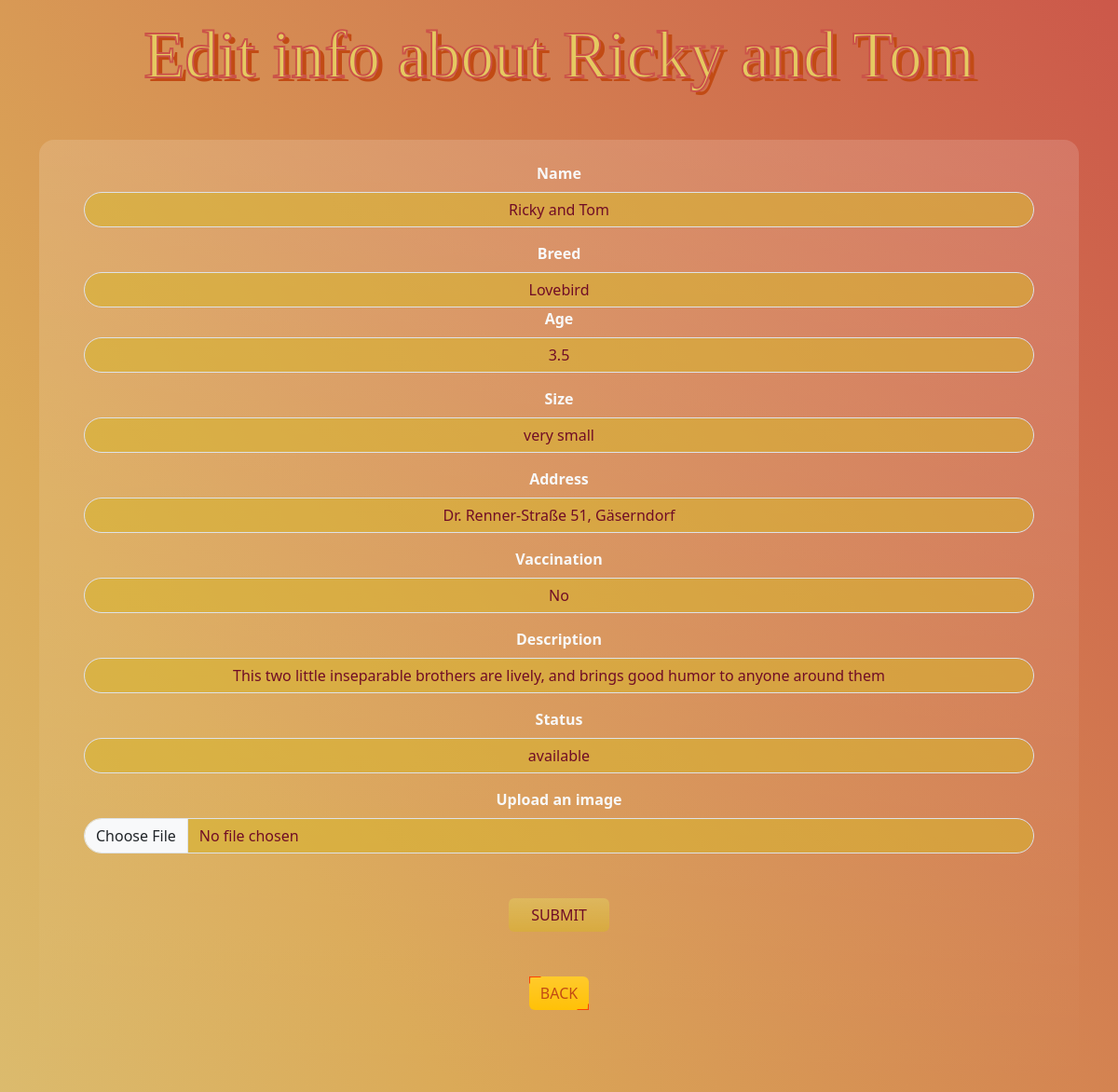
The page /admin/update.php?id=2 (signed in) on the database its author committed.
### tables this page shows
CREATE TABLE `animals` (
  `animalId` int(11) NOT NULL,
  `name` varchar(100) NOT NULL,
  `breed` varchar(50) NOT NULL,
  `image` varchar(255) DEFAULT NULL,
  `address_anim` varchar(100) NOT NULL,
  `description` text DEFAULT NULL,
  `size` varchar(10) NOT NULL,
  `age` decimal(2,1) DEFAULT NULL,
  `vaccinated` varchar(10) NOT NULL,
  `status_anim` varchar(15) NOT NULL
);

### admin/update.php (the view, shortened to what this page needs)
<?php
require_once "../components/db_connect.php";
$id = $_GET['id'];
$sql = "SELECT * FROM `animals` WHERE animalId = {$id}";
$result = mysqli_query($connect, $sql);
$row = mysqli_fetch_assoc($result);
?>
<!DOCTYPE html>
<html lang="en">
<head>
    <link href="https://cdn.jsdelivr.net/npm/bootstrap@5.3.3/dist/css/bootstrap.min.css" rel="stylesheet">
    <link rel="stylesheet" href="/style.css">
</head>
<body>
    <h1 class="text-center display-2 my-3"> Edit info about <?= $row['name'] ?></h1>
    <div class="container mt-5">
        <form method="POST" enctype="multipart/form-data" class="rounded-4  bg-gradient text-light py-4 px-5">
            <div class="mb-3 text-center">
                <label for="name" class="form-label "><strong class="write">Name</strong></label>
                <input type="text" id="name" value="<?= $row['name'] ?>" name="name" class="form-control text-center rounded-5" required>
            </div>
            <div class="mb-3 text-center">
                <label for="breed" class="form-label  "><strong class="write">Breed</strong></label>
                <input type="text" id="breed" value="<?= $row['breed'] ?>" name="breed" class="form-control text-center rounded-5"
                    required>
                <div class="mb-3 text-center">
                    <label for="age" class="form-label  "><strong class="write">Age</strong></label>
                    <input type="text" id="age" value="<?= $row['age'] ?>" name="age" class="form-control text-center rounded-5"
                        required>
                </div>
                <div class="mb-3 text-center">
                    <label for="size" class="form-label  "><strong class="write">Size</strong></label>
                    <input type="text" id="size" value="<?= $row['size'] ?>" name="size" class="form-control text-center rounded-5"
                        required>
                </div>
                <div class="mb-3 text-center">
                    <label for="address" class="form-label  "><strong class="write">Address</strong></label>
                    <input type="text" id="address" value="<?= $row['address_anim'] ?>" name="address_anim" class="form-control text-center rounded-5"
                        required>
                </div>
                <div class="mb-3 text-center">
                    <label for="vaccinated" class="form-label  "><strong class="write">Vaccination</strong></label>
                    <input type="text" id="vaccinated" value="<?= $row['vaccinated'] ?>" name="vaccinated" class="form-control text-center rounded-5"
                        required>
                </div>
                <div class="mb-3 text-center">
                    <label for="descrip" class="form-label  "><strong class="write">Description</strong></label>
                    <input name="description" id="description" value="<?= $row['description'] ?>" class="form-control text-center rounded-5"
                        required>
                </div>
                <div class="mb-3 text-center">
                    <label for="status_anim" class="form-label  "><strong class="write">Status</strong></label>
                    <input type="text" id="status_anim" value="<?= $row['status_anim'] ?>" name="status_anim" class="form-control text-center rounded-5"
                        required>
                </div>
                <div class="mb-3 text-center">
                    <label for="image" class="form-label "><strong class="write">Upload an image</strong> </label>
                    <input type="file" id="image" value="<?= $row['image'] ?>" name="image" class="form-control rounded-5">
                    <br>
                    <br>
                    <div class="">
                        <input type="submit" class="btn btn-dark bg-gradient border-light border-2 px-4" name="update" value="Submit">
                        <br>
                        <a href="dashboard.php" class="btn btn-warning bg-gradient my-5 border-light border-2">Back</a>
                    </div>
        </form>
    </div>
</body>
</html>

### style.css (style rules this page uses)
* { margin: 0; padding: 0; }
h1 { font-family: 'Mocha'; font-size: 5rem; color: #e5c961; -webkit-text-stroke: #cb5349 2px; text-shadow: #c24b14 5px 4px; }
.btn { position: relative; color: #c24b14; border: none; text-transform: uppercase; z-index: 2; }
.btn:before, .btn:after { position: absolute; content: ""; width: 20%; height: 20%; border: 1px solid; z-index: -1; transition: all 0.3s ease; }
.btn:before { top: 0; left: 0; border-bottom-color: transparent; border-right-color: transparent; border-top-color: orangered; border-left-color: orangered; }
.btn:after { bottom: 0; right: 0; border-top-color: transparent; border-left-color: transparent; border-bottom-color: orangered; border-right-color: orangered; }
input, textarea { background-color: rgba(216, 180, 48, 0.582) !important; color: #700d26 !important; }

### rows shown on the page
animals: name "Ricky and Tom", breed "Lovebird", age "3.5", size "very small", address_anim "Dr. Renner-Straße 51, Gäserndorf", vaccinated "No", description "This two little inseparable brothers are lively, and brings good humor to anyone around them", status_anim "available"
